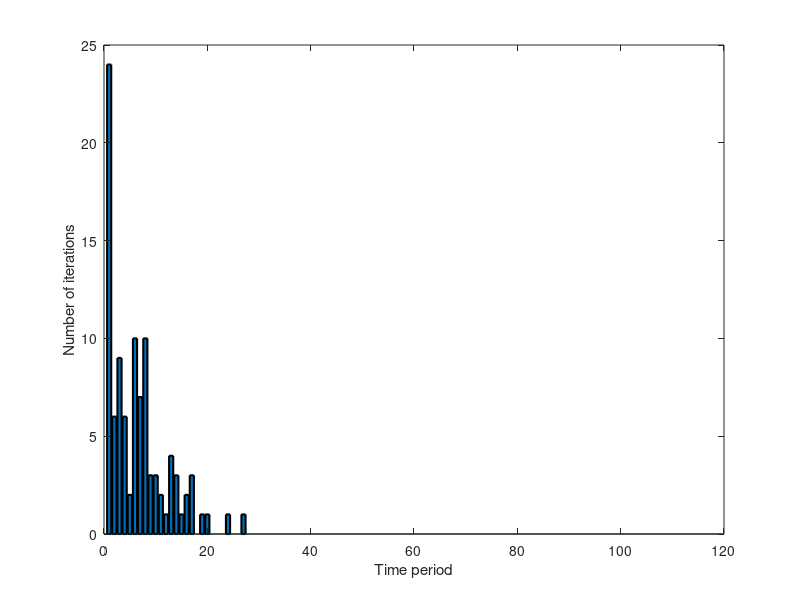

Here is the MATLAB script that generated this plot: (Note: this script raises an error after producing the figure.)
clc;
clear;

% Set the number of time periods
T = 100;
num_iterations = 100;

% Initialize the vectors
alpha_t_1 = 0.5 + 0.5*rand(num_iterations, 1); % alpha_t-1 belongs to [0,1]
% theta belongs to [-1,1]
d = 1:-0.01:0; % d starts from 1 and decreases by 0.01 every time period
alpha_t = nan(num_iterations, T); % alpha_t vector to store the results
g_theta = nan(num_iterations, T); % g_theta vector to store the results
s = nan(num_iterations, T); % s vector to store the results
d_vals = nan(num_iterations, T); % d vector to store the results
theta_vals = nan(num_iterations, T); % theta vector to store the results
alpha_t_1_vals = nan(num_iterations, T); % alpha_t-1 vector to store the results

% Loop over iterations
for i = 1:num_iterations
    alpha_t_1_current = alpha_t_1(i);
    
    % Loop over time periods
    for t = 1:T
        theta_vals(i, t) = 2*rand - 1; %theta belongs to [-1,1]
        % Calculate s
        if theta_vals(i, t) >= 0
            g_theta(i, t) = 1;
            s(i, t) = theta_vals(i, t);
        elseif theta_vals(i, t) < 0
            % Define the objective function for fminunc
            fun = @(g_theta) -((2*alpha_t_1_current+theta_vals(i, t)/g_theta)/2-(d(t)*(g_theta-1))^2);
            % Maximize the function with respect to g_theta using fminunc
            g_theta(i, t) = fminunc(fun, 1);
            s(i, t) = theta_vals(i, t)/g_theta(i, t);
        end

        % Update alpha_t using the formula
        alpha_t(i, t) = (2*alpha_t_1_current+s(i, t))/2-(d(t)*(g_theta(i, t)-1))^2;

        % Update alpha_t_1 for the next time period
        alpha_t_1_current = max(0, min(1, alpha_t(i, t)));
        alpha_t_1_vals(i, t) = alpha_t_1_current;
        % Store the values for the summary table
        d_vals(i, t) = d(t);
        theta_vals(i, t) = theta_vals(i, t);
        alpha_t_vals(i, t) = alpha_t(i, t);
        g_theta_vals(i, t) = g_theta(i, t);

        % Stop the iteration if alpha_t goes below 0.5
        if alpha_t_1_current < 0.5
            break;
        end
    end
end

% Count how many iterations end at each time period
count = sum(alpha_t_1_vals < 0.5);
% Create a bar graph to show the results
figure;
bar(1:T, count, 'LineWidth', 1.5);
ylabel('Number of iterations');
xlabel('Time period');

% Create a figure for alpha_t and d
figure;
yyaxis left;
plot(1:T, alpha_t_vals, 'LineWidth', 1.5);
ylabel('\alpha_t');
ylim([0, 1]);
yyaxis right;
plot
